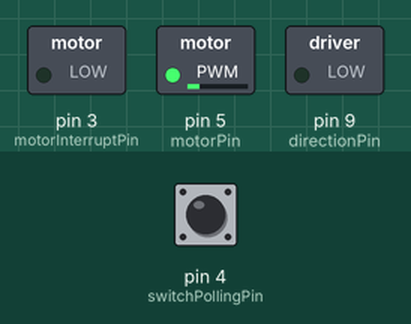
Bench run of a sketch on a simulated Arduino Uno, built with avr-gcc and run on an emulated ATmega328P. Parts: switched loads named in the sketch (green lamp = pin HIGH). The test bench sets the inputs (shaded band); at power-on: pin 4 (switchPollingPin) LOW.

Above: at 1.2 s.
1.3 s: pin 4 (switchPollingPin) pulled HIGH for 0.15 s
At 2.5 s:
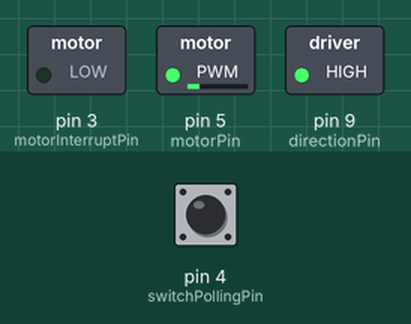
2.9 s: pin 4 (switchPollingPin) pulled HIGH for 1 s
At 3.8 s:
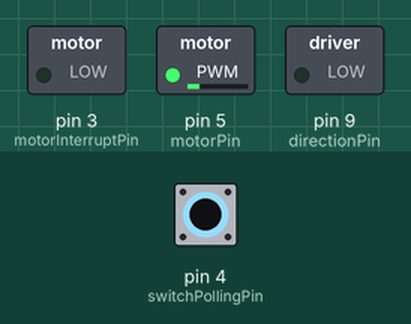
5.4 s: pin 4 (switchPollingPin) pulled HIGH for 3.2 s
At 5.7 s:
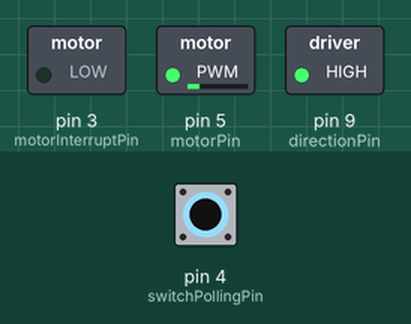
Timing chart, 0 to 8.4 s (numbered marks = the images above; inputs shaded):
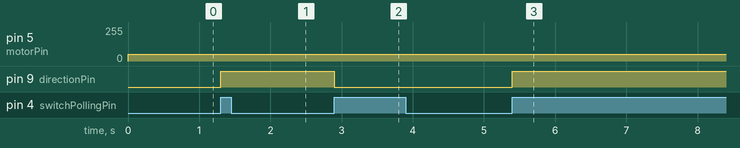

Measured:
- after the input at 1.3 s, pin 9 (directionPin): LOW → HIGH at once
- after the input at 2.9 s, pin 9 (directionPin): HIGH → LOW at once
- after the input at 5.4 s, pin 9 (directionPin): LOW → HIGH at once

The sketch:

motor_limit_switch_test.ino
```cpp
//Tests the motor basic functionality of the motor to hit either
//limit switch and reverse direction.

//pin constants
const int motorPin = 5;
const int motorInterruptPin = 3;
const int switchPollingPin = 4;
const int directionPin = 9;

//potentially variable parameters
const int motorSpeed = 50;

//flags and global states
volatile bool motorLimitFlag = false;
bool lastLimitSwitchState = false;

void setup() {
  Serial.begin(9600);
  pinMode(motorPin, OUTPUT);
  pinMode(motorInterruptPin, OUTPUT);
  pinMode(switchPollingPin, INPUT);
  pinMode(directionPin, OUTPUT);
  attachInterrupt(digitalPinToInterrupt(motorInterruptPin), reverseMotor, RISING);
}

void loop() {
  getPollingSwitchState();
  if (motorLimitFlag) {
    //if the the motor hit a switch, first stop the motor,
    //get the current direction, and switch. Once done,
    //power the motor back on
//    analogWrite(motorPin, 0);
    bool currentDirection = digitalRead(directionPin);
    digitalWrite(directionPin, !currentDirection);
    analogWrite(motorPin, motorSpeed);
    motorLimitFlag = false;
  }
  else {
    analogWrite(motorPin, motorSpeed);
  }
}

void getPollingSwitchState() {
  //Check the limit switch by polling. If the limit switch
  //is HIGH, change the global "motorLimitFlag" variable
  //to reflect the need to stop and/or reverse the motor.
  bool switchState = digitalRead(switchPollingPin);
  if (switchState && !lastLimitSwitchState) {
    motorLimitFlag = true;
  }
  lastLimitSwitchState = switchState;
}

void reverseMotor() {
  motorLimitFlag = true;
}
```
